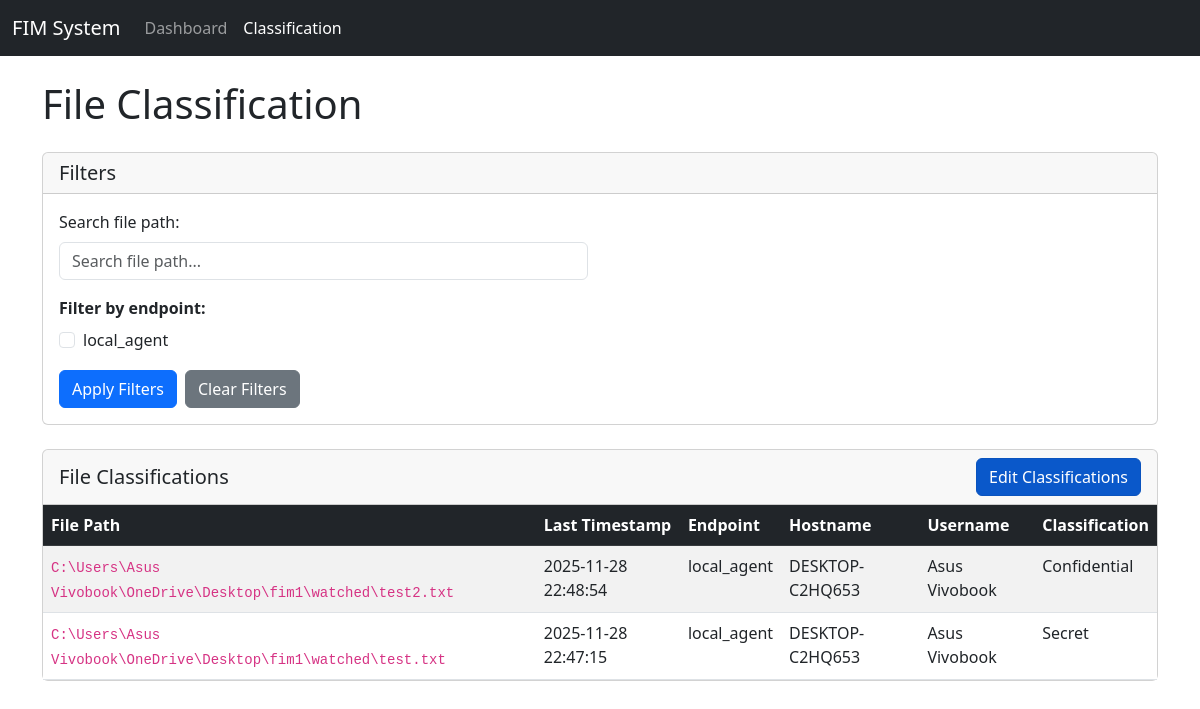
The app's page /classification with its own data.
### tables this page shows
CREATE TABLE file_classification (
            id INTEGER PRIMARY KEY AUTOINCREMENT,
            file_path TEXT NOT NULL UNIQUE,
            classification TEXT NOT NULL,
            last_updated_timestamp TEXT NOT NULL,
            endpoint TEXT,
            hostname TEXT,
            username TEXT
        );

### fim/app.py (the view)
@app.route("/classification", methods=["GET"])
def classification():
    endpoints_param = request.args.get("endpoints", "")
    if endpoints_param:
        selected_endpoints = [e.strip() for e in endpoints_param.split(",") if e.strip()]
    else:
        selected_endpoints = None
    search_query = request.args.get("search", "").strip()
    files = get_distinct_file_paths(endpoints=selected_endpoints)
    if search_query:
        files = [f for f in files if search_query.lower() in f["file_path"].lower()]
    classifications_dict = {}
    if selected_endpoints:
        classifications = get_all_classifications(endpoints=selected_endpoints)
    else:
        classifications = get_all_classifications()
    for cls in classifications:
        classifications_dict[cls["file_path"]] = cls
    for file_info in files:
        file_path = file_info["file_path"]
        if file_path in classifications_dict:
            file_info["classification"] = classifications_dict[file_path]["classification"]
            file_info["classification_id"] = classifications_dict[file_path]["id"]
        else:
            file_info["classification"] = None
            file_info["classification_id"] = None
    available_endpoints = get_distinct_endpoints()
    return render_template(
        "classification.html",
        files=files,
        available_endpoints=available_endpoints,
        selected_endpoints=selected_endpoints if selected_endpoints else [],
        search_query=search_query
    )

### fim/models.py (called while the page is built)
def get_distinct_endpoints() -> List[str]:
    conn = sqlite3.connect(DB_PATH)
    cursor = conn.cursor()
    cursor.execute("SELECT DISTINCT endpoint FROM events ORDER BY endpoint")
    rows = cursor.fetchall()
    conn.close()
    return [row[0] for row in rows if row[0]]

### templates/classification.html (shortened to what this page needs)
{% extends "base.html" %}
{% block content %}
<h1 class="mb-4">File Classification</h1>
<div class="card mb-4">
    <div class="card-header">
        <h5 class="mb-0">Filters</h5>
    </div>
    <div class="card-body">
        <form method="GET" action="/classification" id="filterForm">
            <div class="row mb-3">
                <div class="col-md-6">
                    <label for="searchInput" class="form-label">Search file path:</label>
                    <input type="text"
                           class="form-control"
                           id="searchInput"
                           name="search"
                           placeholder="Search file path..."
                           value="{{ search_query }}">
                </div>
            </div>
            <div class="row mb-3">
                <div class="col-md-12">
                    <label class="form-label fw-bold">Filter by endpoint:</label>
                    <div class="row">
                        {% if available_endpoints %}
                            {% for endpoint in available_endpoints %}
                            <div class="col-md-3">
                                <div class="form-check">
                                    <input class="form-check-input endpoint-checkbox"
                                           type="checkbox"
                                           id="endpoint_{{ loop.index }}"
                                           name="endpoints"
                                           value="{{ endpoint }}"
                                           {% if endpoint in selected_endpoints %}checked{% endif %}>
                                    <label class="form-check-label" for="endpoint_{{ loop.index }}">
                                        {{ endpoint }}
                                    </label>
                                </div>
                            </div>
                            {% endfor %}
                        {% else %}
                            <div class="col-md-12">
                                <p class="text-muted">No endpoints found in database.</p>
                            </div>
                        {% endif %}
                    </div>
                </div>
            </div>
            <div class="d-flex gap-2">
                <button type="submit" class="btn btn-primary">Apply Filters</button>
                <a href="/classification" class="btn btn-secondary">Clear Filters</a>
            </div>
        </form>
    </div>
</div>
<div class="card">
    <div class="card-header d-flex justify-content-between align-items-center">
        <h5 class="mb-0">File Classifications</h5>
        <div>
            <button type="button"
                    class="btn btn-primary global-edit-btn show"
                    id="globalEditBtn"
                    onclick="enableEditMode()">
                Edit Classifications
            </button>
        </div>
    </div>
    <div class="card-body p-0">
        {% if files %}
        <div class="table-responsive">
            <table class="table table-striped table-hover mb-0">
                <thead class="table-dark">
                    <tr>
                        <th>File Path</th>
                        <th>Last Timestamp</th>
                        <th>Endpoint</th>
                        <th>Hostname</th>
                        <th>Username</th>
                        <th>Classification</th>
                    </tr>
                </thead>
                <tbody>
                    {% for file in files %}
                    <tr id="row_{{ loop.index }}">
                        <td><code>{{ file.file_path }}</code></td>
                        <td>{{ file.last_timestamp }}</td>
                        <td>{{ file.endpoint }}</td>
                        <td>{{ file.hostname }}</td>
                        <td>{{ file.username }}</td>
                        <td>
                            <span class="classification-text" id="classification_text_{{ loop.index }}">
                                {% if file.classification %}
                                    {{ file.classification }}
                                {% else %}
                                    Unclassified
                                {% endif %}
                            </span>
                        </td>
                    </tr>
                    {% endfor %}
                </tbody>
            </table>
        </div>
        {% else %}
        <div class="p-4 text-center text-muted">
            <p>No files found.</p>
        </div>
        {% endif %}
    </div>
</div>
{% endblock %}

### templates/base.html (shortened to what this page needs)
<!DOCTYPE html>
<html lang="en">
<head>
    <link href="https://cdn.jsdelivr.net/npm/bootstrap@5.3.0/dist/css/bootstrap.min.css" rel="stylesheet">
</head>
<body>
    <nav class="navbar navbar-expand-lg navbar-dark bg-dark">
        <div class="container-fluid">
            <a class="navbar-brand" href="/">FIM System</a>
            <div class="collapse navbar-collapse" id="navbarNav">
                <ul class="navbar-nav">
                    <li class="nav-item">
                        <a class="nav-link {% if request.endpoint == 'index' or request.path == '/' %}active{% endif %}" href="/">Dashboard</a>
                    </li>
                    <li class="nav-item">
                        <a class="nav-link {% if request.endpoint == 'classification' or request.path == '/classification' %}active{% endif %}" href="/classification">Classification</a>
                    </li>
                </ul>
            </div>
        </div>
    </nav>
    <div class="container mt-4">
        {% block content %}{% endblock %}
    </div>
</body>
</html>

### templates/classification.html (style rules this page uses)
.global-edit-btn, .global-save-btn { display: none; }
.global-edit-btn.show, .global-save-btn.show { display: inline-block; }

### records on screen
file_classification: file_path "C:\\Users\\Asus Vivobook\\OneDrive\\Desktop\\fim1\\watched\\test2.txt", last_timestamp "2025-11-28 22:48:54", endpoint "local_agent", hostname "DESKTOP-C2HQ653", username "Asus Vivobook", classification "Confidential"
file_classification: file_path "C:\\Users\\Asus Vivobook\\OneDrive\\Desktop\\fim1\\watched\\test.txt", last_timestamp "2025-11-28 22:47:15", endpoint "local_agent", hostname "DESKTOP-C2HQ653", username "Asus Vivobook", classification "Secret"

### other values on screen
{{ endpoint }} "local_agent"
